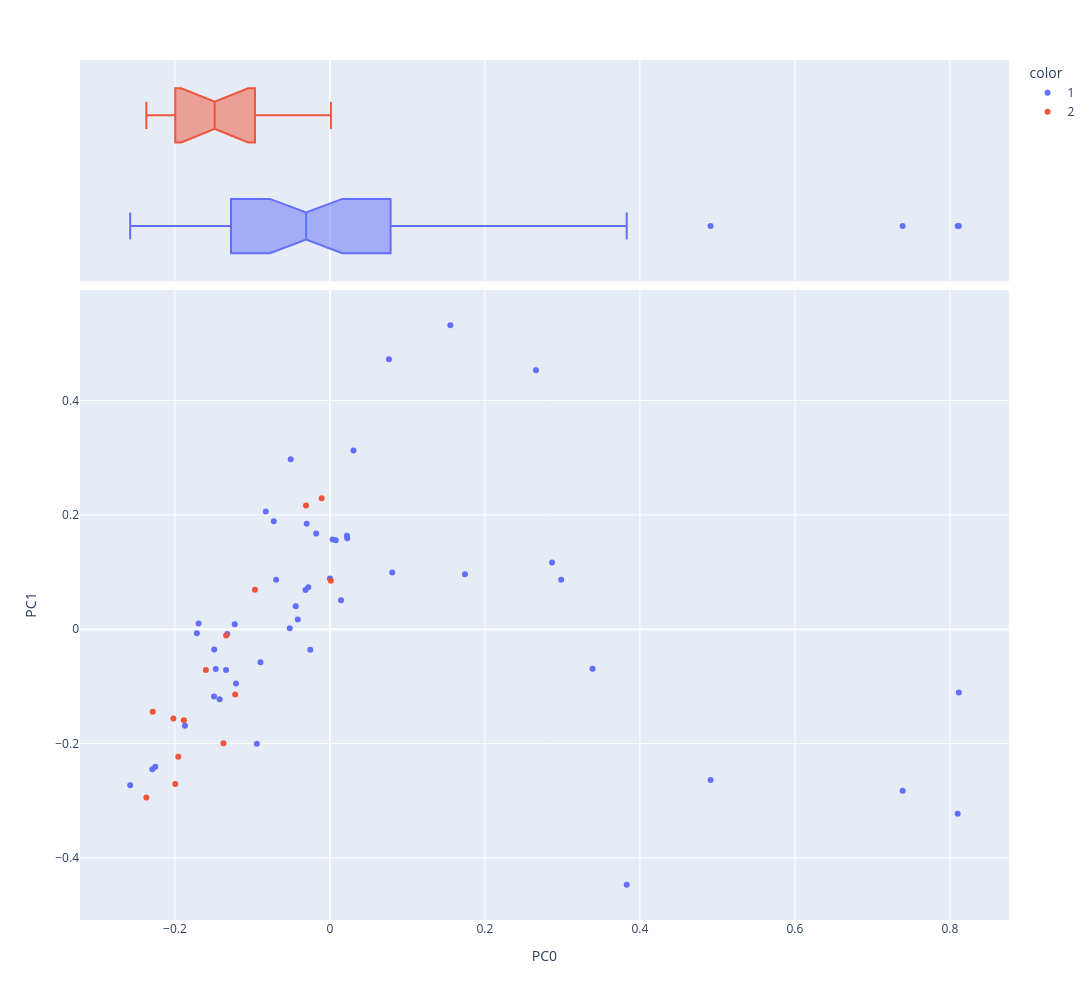

Here is the notebook cell this chart was saved with:
### Code cell
vis_pcs(0,1,NEW,col='volume')

### Figure 1 — Plotly figure (JSON) as saved in the notebook; plotly's stock layout.template omitted (floating-point values rounded to 4 significant figures)
{"data": [{"hovertemplate": "<b>%{hovertext}</b><br><br>color=1<br>PC0=%{x}<br>PC1=%{y}<extra></extra>", "hovertext": ["ASHPUTTEL", "BRIAR ROSE", "CAT AND MOUSE IN PARTNERSHIP", "CAT-SKIN", "CLEVER ELSIE", "CLEVER GRETEL", "CLEVER HANS", "FREDERICK AND CATHERINE", "FUNDEVOGEL", "HANS IN LUCK", "HANSEL AND GRETEL", "JORINDA AND JORINDEL", "KING GRISLY-BEARD", "LILY AND THE LION", "MOTHER HOLLE", "OLD SULTAN", "RAPUNZEL", "RUMPELSTILTSKIN", "SNOWDROP", "SWEETHEART ROLAND", "THE ADVENTURES OF CHANTICLEER AND PARTLET", "THE DOG AND THE SPARROW", "THE ELVES AND THE SHOEMAKER", "THE FISHERMAN AND HIS WIFE", "THE FOX AND THE CAT", "THE FOX AND THE HORSE", "THE FROG-PRINCE", "THE GOLDEN BIRD", "THE GOLDEN GOOSE", "THE JUNIPER-TREE", "THE MISER IN THE BUSH", "THE MOUSE, THE BIRD, AND THE SAUSAGE", "THE OLD MAN AND HIS GRANDSON", "THE QUEEN BEE", "THE ROBBER BRIDEGROOM", "THE SEVEN RAVENS", "THE STORY OF THE YOUTH WHO WENT FORTH TO LEARN WHAT FEAR WAS", "THE STRAW, THE COAL, AND THE BEAN", "THE THREE LANGUAGES", "THE TRAVELLING MUSICIANS", "THE TURNIP", "THE VALIANT LITTLE TAILOR", "THE WEDDING OF MRS. FOX - PART I", "THE WEDDING OF MRS. FOX - PART II", "THE WHITE SNAKE", "THE WILLOW-WREN AND THE BEAR", "THE WOLF AND THE SEVEN LITTLE KIDS", "TOM THUMB"], "legendgroup": "1", "marker": {"color": "#636efa", "symbol": "circle"}, "mode": "markers", "name": "1", "orientation": "v", "showlegend": true, "type": "scatter", "x": [-0.1496, -0.2254, 0.2984, -0.2577, 0.007553, 0.02192, 0.02234, -0.01773, -0.03, 1.708e-05, -0.0506, -0.05186, -0.2292, -0.1871, 0.07608, 0.2658, -0.134, -0.0441, -0.1493, -0.08278, 0.3388, 0.01436, -0.03151, -0.1473, 0.7389, 0.4912, -0.09436, 0.3829, -0.1324, -0.06944, -0.04149, 0.08043, -0.0279, -0.1212, -0.07243, -0.1229, -0.1717, 0.00349, -0.02537, 0.1743, -0.08961, -0.1695, 0.81, 0.8114, -0.1423, 0.2866, 0.1554, 0.03038], "xaxis": "x", "y": [-0.118, -0.2408, 0.08653, -0.2729, 0.1557, 0.1636, 0.1591, 0.1674, 0.1843, 0.08886, 0.2972, 0.001704, -0.2453, -0.1689, 0.4723, 0.453, -0.07142, 0.04019, -0.03537, 0.2057, -0.06916, 0.05065, 0.06844, -0.06969, -0.2828, -0.2638, -0.2007, -0.4472, -0.008333, 0.08652, 0.01698, 0.09916, 0.07354, -0.09515, 0.1888, 0.008594, -0.007126, 0.1569, -0.03585, 0.09628, -0.05766, 0.009707, -0.3229, -0.1109, -0.1227, 0.1168, 0.5318, 0.3124], "yaxis": "y"}, {"alignmentgroup": "True", "hovertemplate": "<b>%{hovertext}</b><br><br>color=1<br>PC0=%{x}<extra></extra>", "hovertext": ["ASHPUTTEL", "BRIAR ROSE", "CAT AND MOUSE IN PARTNERSHIP", "CAT-SKIN", "CLEVER ELSIE", "CLEVER GRETEL", "CLEVER HANS", "FREDERICK AND CATHERINE", "FUNDEVOGEL", "HANS IN LUCK", "HANSEL AND GRETEL", "JORINDA AND JORINDEL", "KING GRISLY-BEARD", "LILY AND THE LION", "MOTHER HOLLE", "OLD SULTAN", "RAPUNZEL", "RUMPELSTILTSKIN", "SNOWDROP", "SWEETHEART ROLAND", "THE ADVENTURES OF CHANTICLEER AND PARTLET", "THE DOG AND THE SPARROW", "THE ELVES AND THE SHOEMAKER", "THE FISHERMAN AND HIS WIFE", "THE FOX AND THE CAT", "THE FOX AND THE HORSE", "THE FROG-PRINCE", "THE GOLDEN BIRD", "THE GOLDEN GOOSE", "THE JUNIPER-TREE", "THE MISER IN THE BUSH", "THE MOUSE, THE BIRD, AND THE SAUSAGE", "THE OLD MAN AND HIS GRANDSON", "THE QUEEN BEE", "THE ROBBER BRIDEGROOM", "THE SEVEN RAVENS", "THE STORY OF THE YOUTH WHO WENT FORTH TO LEARN WHAT FEAR WAS", "THE STRAW, THE COAL, AND THE BEAN", "THE THREE LANGUAGES", "THE TRAVELLING MUSICIANS", "THE TURNIP", "THE VALIANT LITTLE TAILOR", "THE WEDDING OF MRS. FOX - PART I", "THE WEDDING OF MRS. FOX - PART II", "THE WHITE SNAKE", "THE WILLOW-WREN AND THE BEAR", "THE WOLF AND THE SEVEN LITTLE KIDS", "TOM THUMB"], "legendgroup": "1", "marker": {"color": "#636efa", "symbol": "circle"}, "name": "1", "notched": true, "offsetgroup": "1", "showlegend": false, "type": "box", "x": [-0.1496, -0.2254, 0.2984, -0.2577, 0.007553, 0.02192, 0.02234, -0.01773, -0.03, 1.708e-05, -0.0506, -0.05186, -0.2292, -0.1871, 0.07608, 0.2658, -0.134, -0.0441, -0.1493, -0.08278, 0.3388, 0.01436, -0.03151, -0.1473, 0.7389, 0.4912, -0.09436, 0.3829, -0.1324, -0.06944, -0.04149, 0.08043, -0.0279, -0.1212, -0.07243, -0.1229, -0.1717, 0.00349, -0.02537, 0.1743, -0.08961, -0.1695, 0.81, 0.8114, -0.1423, 0.2866, 0.1554, 0.03038], "xaxis": "x2", "yaxis": "y2"}, {"hovertemplate": "<b>%{hovertext}</b><br><br>color=2<br>PC0=%{x}<br>PC1=%{y}<extra></extra>", "hovertext": ["DOCTOR KNOWALL", "IRON HANS", "SNOW-WHITE AND ROSE-RED", "THE BLUE LIGHT", "THE FOUR CLEVER BROTHERS", "THE GOOSE-GIRL", "THE KING OF THE GOLDEN MOUNTAIN", "THE LITTLE PEASANT", "THE PINK", "THE RAVEN", "THE SALAD", "THE TWELVE DANCING PRINCESSES", "THE TWELVE HUNTSMEN", "THE WATER OF LIFE"], "legendgroup": "2", "marker": {"color": "#EF553B", "symbol": "circle"}, "mode": "markers", "name": "2", "orientation": "v", "showlegend": true, "type": "scatter", "x": [0.001255, -0.1884, -0.03088, -0.1601, -0.1222, -0.1373, -0.202, -0.01063, -0.2286, -0.1339, -0.09674, -0.1957, -0.1996, -0.2369], "xaxis": "x", "y": [0.08472, -0.1593, 0.2164, -0.07136, -0.1141, -0.1997, -0.1562, 0.2292, -0.1445, -0.01089, 0.06891, -0.2232, -0.2711, -0.2945], "yaxis": "y"}, {"alignmentgroup": "True", "hovertemplate": "<b>%{hovertext}</b><br><br>color=2<br>PC0=%{x}<extra></extra>", "hovertext": ["DOCTOR KNOWALL", "IRON HANS", "SNOW-WHITE AND ROSE-RED", "THE BLUE LIGHT", "THE FOUR CLEVER BROTHERS", "THE GOOSE-GIRL", "THE KING OF THE GOLDEN MOUNTAIN", "THE LITTLE PEASANT", "THE PINK", "THE RAVEN", "THE SALAD", "THE TWELVE DANCING PRINCESSES", "THE TWELVE HUNTSMEN", "THE WATER OF LIFE"], "legendgroup": "2", "marker": {"color": "#EF553B", "symbol": "circle"}, "name": "2", "notched": true, "offsetgroup": "2", "showlegend": false, "type": "box", "x": [0.001255, -0.1884, -0.03088, -0.1601, -0.1222, -0.1373, -0.202, -0.01063, -0.2286, -0.1339, -0.09674, -0.1957, -0.1996, -0.2369], "xaxis": "x2", "yaxis": "y2"}], "layout": {"height": 1000, "legend": {"title": {"text": "color"}, "tracegroupgap": 0}, "margin": {"t": 60}, "width": 1200, "xaxis": {"anchor": "y", "domain": [0, 1], "title": {"text": "PC0"}}, "xaxis2": {"anchor": "y2", "domain": [0, 1], "matches": "x", "showgrid": true, "showticklabels": false}, "yaxis": {"anchor": "x", "domain": [0, 0.7326], "title": {"text": "PC1"}}, "yaxis2": {"anchor": "x2", "domain": [0.7426, 1], "matches": "y2", "showgrid": false, "showline": false, "showticklabels": false, "ticks": ""}}}
